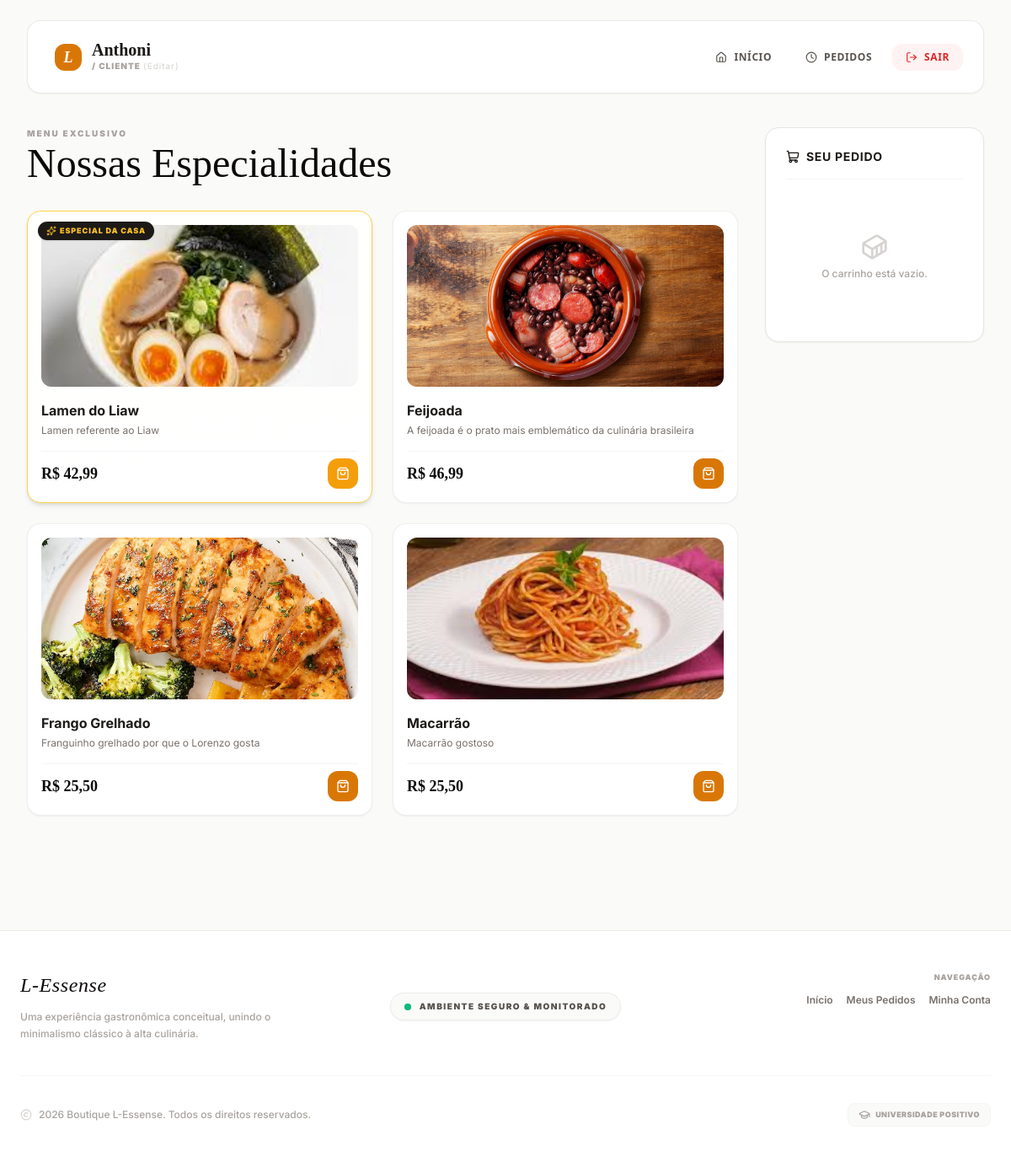
The page /user/home.php (signed in) on the database its author committed.
### tables this page shows
CREATE TABLE `produtos` (
  `id` int(11) NOT NULL,
  `nome` varchar(100) NOT NULL,
  `descricao` text DEFAULT NULL,
  `preco` decimal(10,2) NOT NULL,
  `estoque` int(11) NOT NULL,
  `fixado` tinyint(1) DEFAULT 0,
  `imagem` varchar(255) DEFAULT NULL
);

### user/home.php (the view, shortened to what this page needs)
<?php
global $conexao;
$sql = "SELECT * FROM produtos WHERE estoque > 0 ORDER BY fixado DESC, nome ASC";
$resultado = mysqli_query($conexao, $sql);
$produtos = mysqli_fetch_all($resultado, MYSQLI_ASSOC);
?>
<!DOCTYPE html>
<html lang="pt-br">
<head>
    <link rel="stylesheet" href="../style.css">
    <script src="https://cdn.tailwindcss.com"></script>
</head>
<body class="bg-stone-50 text-stone-900 min-h-screen">
    <div class="max-w-7xl mx-auto px-4 sm:px-6 lg:px-8 py-6">
        <?php include __DIR__ . '/menu.php'; ?>
        <div class="grid grid-cols-1 lg:grid-cols-4 gap-8 items-start">
            <div class="lg:col-span-3">
                <div class="mb-8">
                    <span class="text-[10px] font-black uppercase tracking-[0.2em] text-stone-400 block mb-1">Menu Exclusivo</span>
                    <h1 class="font-serif text-4xl sm:text-5xl text-stone-950">Nossas Especialidades</h1>
                </div>
                <div class="grid grid-cols-1 sm:grid-cols-2 xl:grid-cols-3 gap-6">
                    <?php if (empty($produtos)): ?>
                        <p class="text-stone-500 text-sm italic col-span-full py-8 text-center">Nenhum produto disponível no momento.</p>
                    <?php else: ?>
                        <?php foreach ($produtos as $prod):
                            $isPromocao = (int)$prod['fixado'] === 1;
                        ?>
                            <div class="bg-white rounded-2xl p-4 transition-all flex flex-col justify-between group relative border <?php echo $isPromocao ? 'border-amber-300 shadow-md promo-glow bg-gradient-to-b from-amber-50/10 to-white' : 'border-stone-200/60 shadow-sm hover:shadow-md'; ?>">
                                <?php if ($isPromocao): ?>
                                    <div class="absolute top-3 left-3 z-10 bg-stone-900 text-amber-400 font-black text-[9px] uppercase tracking-widest px-2.5 py-1 rounded-full shadow flex items-center gap-1">
                                        <i data-lucide="sparkles" class="w-3 h-3 text-amber-400"></i>
                                        Especial da Casa
                                    </div>
                                <?php endif; ?>
                                <div>
                                    <div class="w-full h-48 bg-stone-100 rounded-xl mb-4 overflow-hidden relative">
                                        <?php if (!empty($prod['imagem'])): ?>
                                            <img src="../uploads/<?php echo $prod['imagem']; ?>" alt="<?php echo htmlspecialchars($prod['nome']); ?>" class="w-full h-full object-cover group-hover:scale-105 transition-transform duration-300">
                                        <?php else: ?>
                                            <div class="w-full h-full flex items-center justify-center text-stone-300">
                                                <i data-lucide="utensils-crossed" class="w-8 h-8"></i>
                                            </div>
                                        <?php endif; ?>
                                    </div>
                                    <h3 class="font-bold text-stone-900 text-base mb-1">
                                        <?php echo htmlspecialchars($prod['nome']); ?>
                                    </h3>
                                    <p class="text-stone-500 text-xs line-clamp-2 mb-4"><?php echo htmlspecialchars($prod['descricao'] ?? ''); ?></p>
                                </div>
                                <div class="flex items-center justify-between pt-2 border-t border-stone-100 mt-auto">
                                    <span class="font-serif font-bold text-lg text-stone-950">R$ <?php echo number_format((float)$prod['preco'], 2, ',', '.'); ?></span>
                                    <a href="carrinho_logica.php?adicionar=<?php echo $prod['id']; ?>" class="p-2.5 text-white rounded-xl transition-all shadow-sm active:scale-95 <?php echo $isPromocao ? 'bg-amber-500 hover:bg-amber-600' : 'bg-amber-600 hover:bg-amber-700 shadow-amber-600/10'; ?>">
                                        <i data-lucide="shopping-bag" class="w-4 h-4"></i>
                                    </a>
                                </div>
                            </div>
                        <?php endforeach; ?>
                    <?php endif; ?>
                </div>
            </div>
            <div class="lg:col-span-1 lg:sticky lg:top-24 self-start bg-white border border-stone-200 rounded-2xl p-6 shadow-sm">
                <div class="flex items-center justify-between pb-4 border-b border-stone-100 mb-4">
                    <div class="flex items-center gap-2">
                        <i data-lucide="shopping-cart" class="w-4 h-4 text-stone-900"></i>
                        <h2 class="font-bold text-sm uppercase tracking-wider text-stone-900">Seu Pedido</h2>
                    </div>
                    <?php
                    $carrinho = obterCarrinho();
                    ?>
                </div>
                <?php
                if (empty($carrinho)):
                ?>
                    <div class="py-12 text-center">
                        <i data-lucide="container" class="w-8 h-8 text-stone-300 mx-auto mb-2"></i>
                        <p class="text-stone-400 text-xs font-medium">O carrinho está vazio.</p>
                    </div>
                <?php endif; ?>
            </div>
        </div>
    </div>
    <?php include __DIR__ . '/../user/rodape.php'; ?>
</body>
</html>

### style.css (style rules this page uses)
* { margin: 0; padding: 0; box-sizing: border-box; }
html { scroll-behavior: smooth; }

### user/home.php (style rules this page uses)
body { font-family: 'Inter', sans-serif; }
.font-serif { font-family: 'Instrument Serif', serif; }
.promo-glow { animation: pulseGlow 2.5s infinite ease-in-out; }

### rows shown on the page
produtos: fixado 1 (drawn), imagem (picture), nome "Lamen do Liaw", descricao "Lamen referente ao Liaw", preco "42,99"
produtos: imagem (picture), nome "Feijoada", descricao "A feijoada é o prato mais emblemático da culinária brasileira", preco "46,99"
produtos: imagem (picture), nome "Frango Grelhado", descricao "Franguinho grelhado por que o Lorenzo gosta", preco "25,50"
produtos: imagem (picture), nome "Macarrão", descricao "Macarrão gostoso", preco "25,50"

### other values the page prints
$_SESSION['usuario'] "Anthoni"
